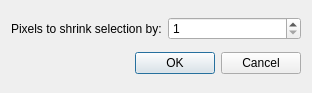
<ui version="4.0" >
 <class>Shrink_Selection_Dialog</class>
 <widget class="QDialog" name="Shrink_Selection_Dialog" >
  <property name="geometry" >
   <rect>
    <x>0</x>
    <y>0</y>
    <width>312</width>
    <height>93</height>
   </rect>
  </property>
  <property name="windowTitle" >
   <string>Shrink Selection</string>
  </property>
  <layout class="QVBoxLayout" name="verticalLayout" >
   <item>
    <layout class="QHBoxLayout" name="horizontalLayout" >
     <item>
      <widget class="QLabel" name="label" >
       <property name="text" >
        <string>Pixels to shrink selection by:</string>
       </property>
      </widget>
     </item>
     <item>
      <widget class="QSpinBox" name="SpinBox_shrink" >
       <property name="minimum" >
        <number>1</number>
       </property>
      </widget>
     </item>
    </layout>
   </item>
   <item>
    <widget class="QDialogButtonBox" name="buttonBox" >
     <property name="orientation" >
      <enum>Qt::Horizontal</enum>
     </property>
     <property name="standardButtons" >
      <set>QDialogButtonBox::Cancel|QDialogButtonBox::Ok</set>
     </property>
    </widget>
   </item>
  </layout>
 </widget>
 <resources/>
 <connections>
  <connection>
   <sender>buttonBox</sender>
   <signal>accepted()</signal>
   <receiver>Shrink_Selection_Dialog</receiver>
   <slot>accept()</slot>
   <hints>
    <hint type="sourcelabel" >
     <x>248</x>
     <y>254</y>
    </hint>
    <hint type="destinationlabel" >
     <x>157</x>
     <y>274</y>
    </hint>
   </hints>
  </connection>
  <connection>
   <sender>buttonBox</sender>
   <signal>rejected()</signal>
   <receiver>Shrink_Selection_Dialog</receiver>
   <slot>reject()</slot>
   <hints>
    <hint type="sourcelabel" >
     <x>316</x>
     <y>260</y>
    </hint>
    <hint type="destinationlabel" >
     <x>286</x>
     <y>274</y>
    </hint>
   </hints>
  </connection>
 </connections>
</ui>
